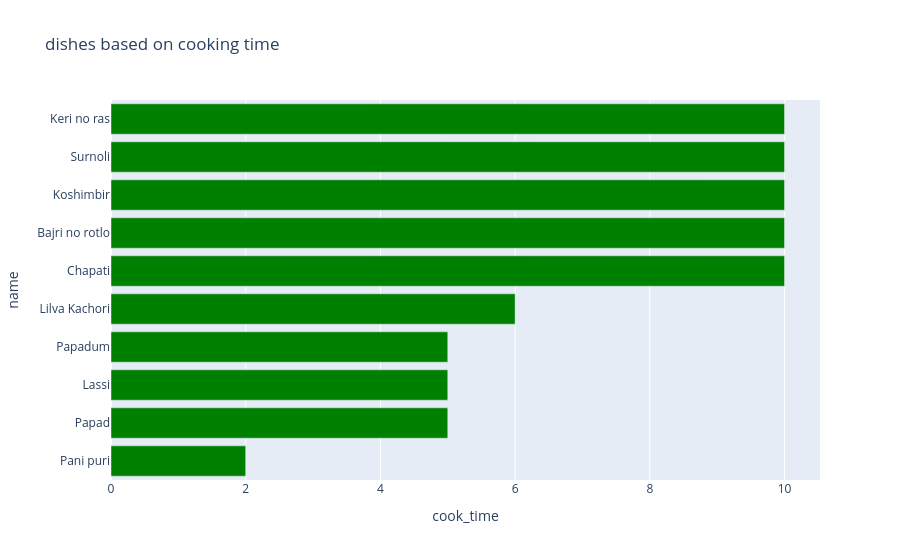

The code cell stored with this chart in its notebook:
### Code cell
# cook_data.columns = ['cook_time', 'name']
fig = px.bar(ten_cook_quickly, x='cook_time', y='name', title='dishes based on cooking time', color_discrete_sequence=['green'])
fig.show()

### Figure 1 — Plotly figure (JSON) as saved in the notebook; plotly's stock layout.template omitted (floating-point values rounded to 4 significant figures)
{"data": [{"alignmentgroup": "True", "hovertemplate": "cook_time=%{x}<br>name=%{y}<extra></extra>", "legendgroup": "", "marker": {"color": "green", "pattern": {"shape": ""}}, "name": "", "offsetgroup": "", "orientation": "h", "showlegend": false, "textposition": "auto", "type": "bar", "x": [2, 5, 5, 5, 6, 10, 10, 10, 10, 10], "xaxis": "x", "y": ["Pani puri", "Papad", "Lassi", "Papadum", "Lilva Kachori", "Chapati", "Bajri no rotlo", "Koshimbir", "Surnoli", "Keri no ras"], "yaxis": "y"}], "layout": {"barmode": "relative", "legend": {"tracegroupgap": 0}, "title": {"text": "dishes based on cooking time"}, "xaxis": {"anchor": "y", "domain": [0, 1], "title": {"text": "cook_time"}}, "yaxis": {"anchor": "x", "domain": [0, 1], "title": {"text": "name"}}}}
